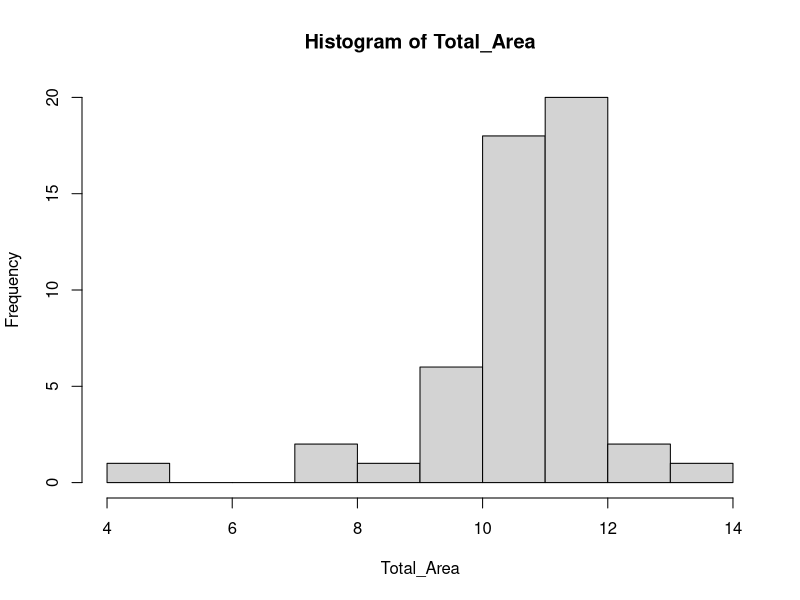
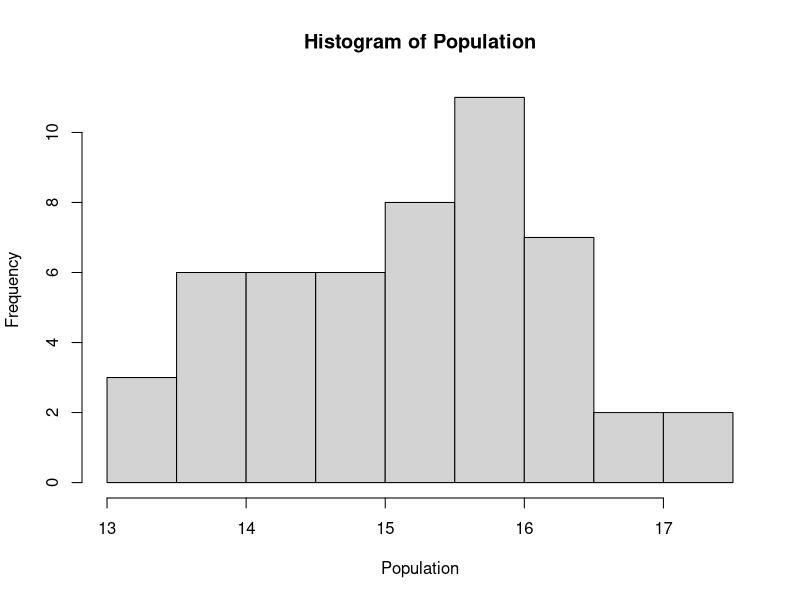
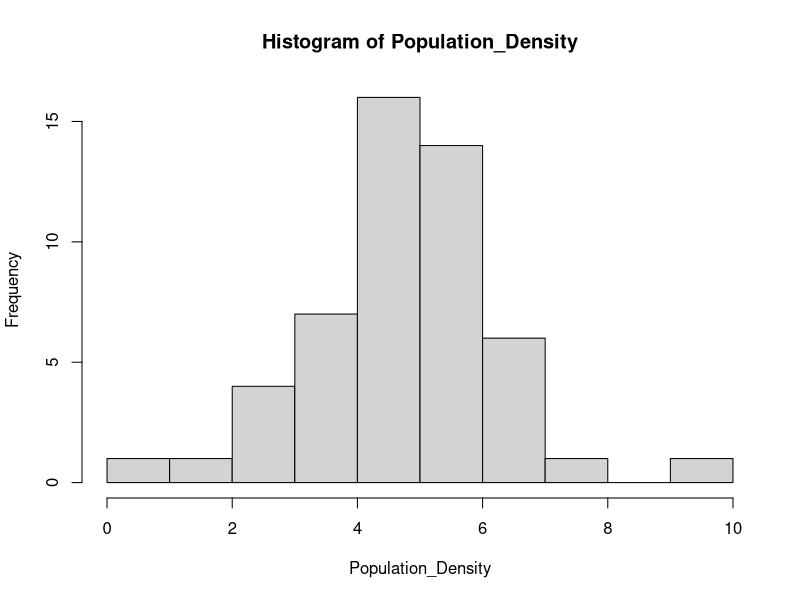
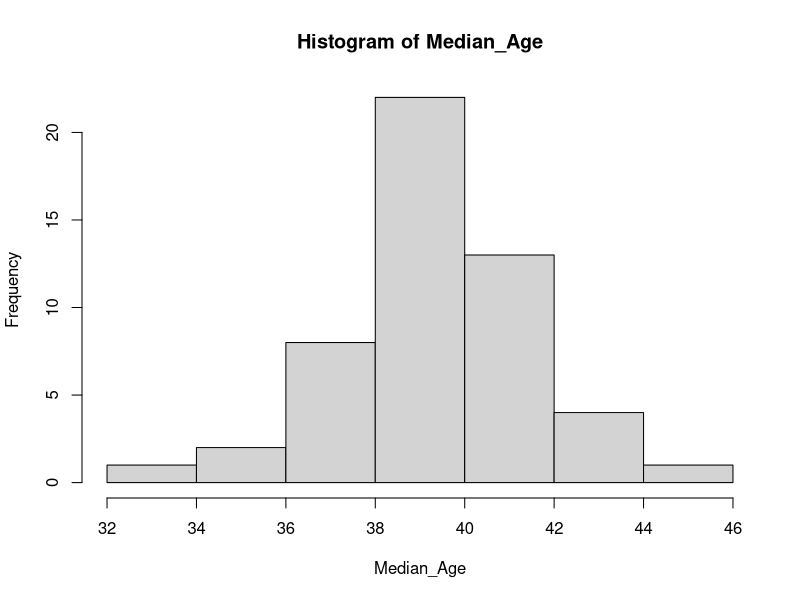
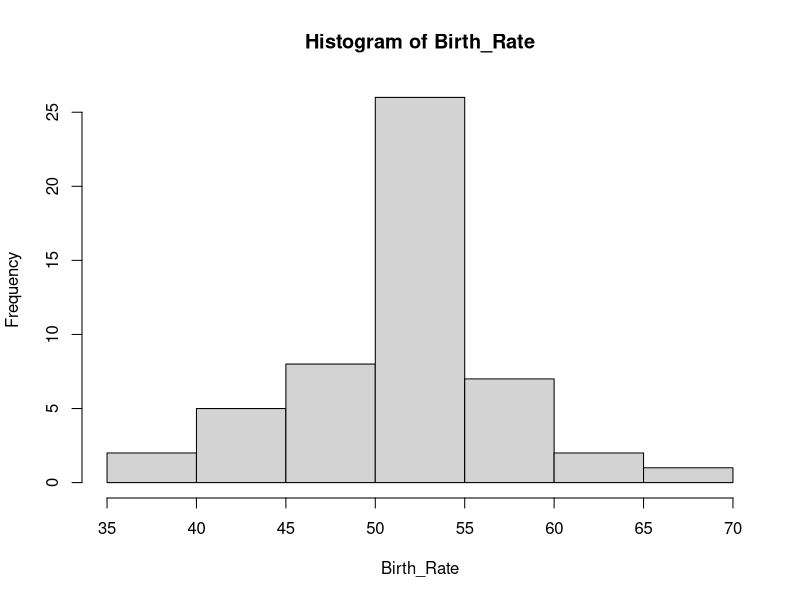
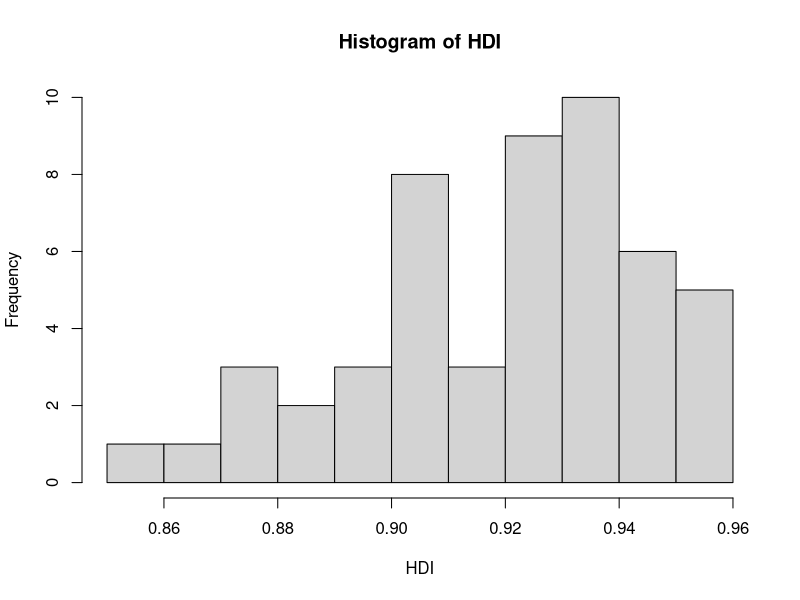
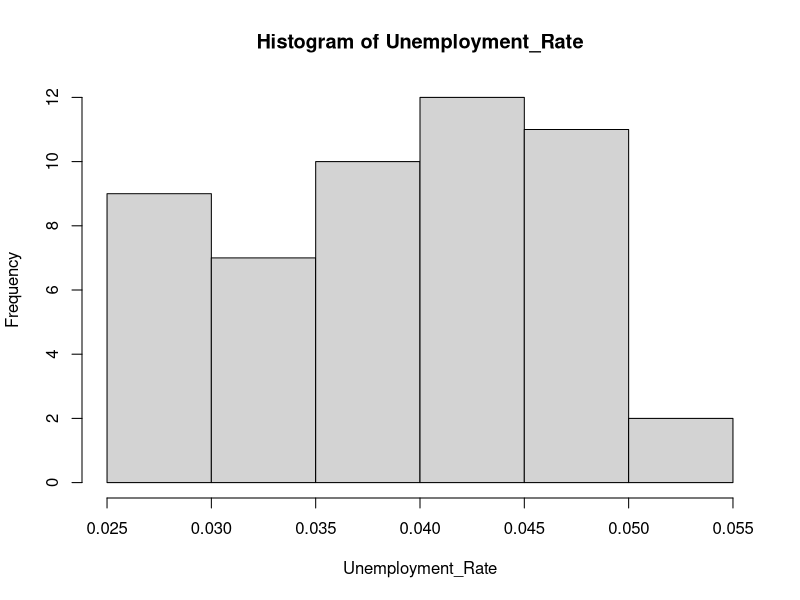
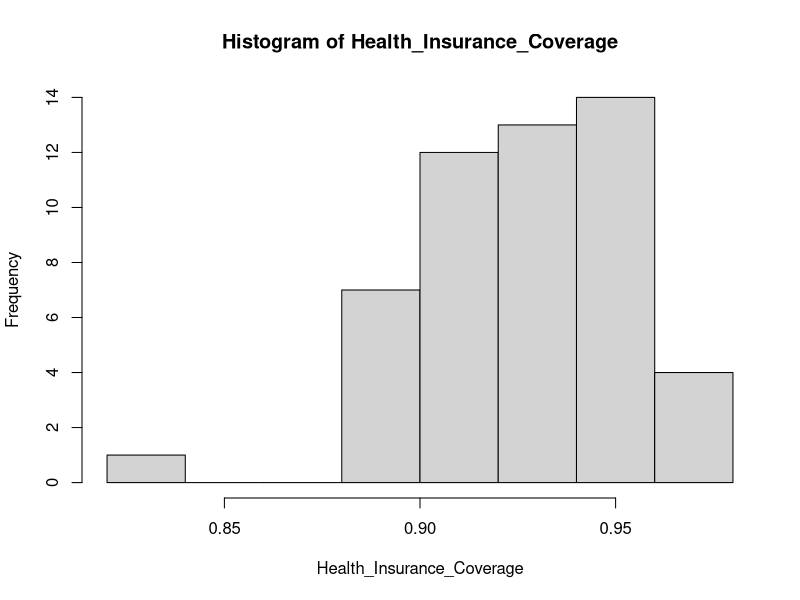

These figures' R source, in order:
###############################################################################

# Fallstudien I
# Projekt 5
# Katrin Berger
# Gruppe 3

###############################################################################

#setwd("C:/Studium/Fallstudien I/Projekt 5")
df <- read.csv("US_election_2024.csv", header = TRUE, sep = ";", dec = ",")
summary(df)
attach(df)

# Levels anpassen und Deskription
State <- as.factor(State)
print(State)

Leading_Candidate <- as.factor(Leading_Candidate)
print(Leading_Candidate)
table(Leading_Candidate)

Total_Area <- log(Total_Area)
print(Total_Area)
hist(Total_Area)

Population <- log(Population)
print(Population)
hist(Population)

Population_Density <- log(Population_Density)
print(Population_Density)
hist(Population_Density)

print(Median_Age)
hist(Median_Age)

print(Birth_Rate)
hist(Birth_Rate)

print(HDI)
hist(HDI)

print(Unemployment_Rate)
hist(Unemployment_Rate)

print(Health_Insurance_Coverage)
hist(Health_Insurance_Coverage)

print(Median_Rent)
hist(Median_Rent)

################################################################################

Modell <- glm(Leading_Candidate ~ Total_Area + Population + Population_Density
   + Median_Age + Birth_Rate + HDI + Unemployment_Rate + Median_Rent,
   family = binomial)
plot(Modell)


